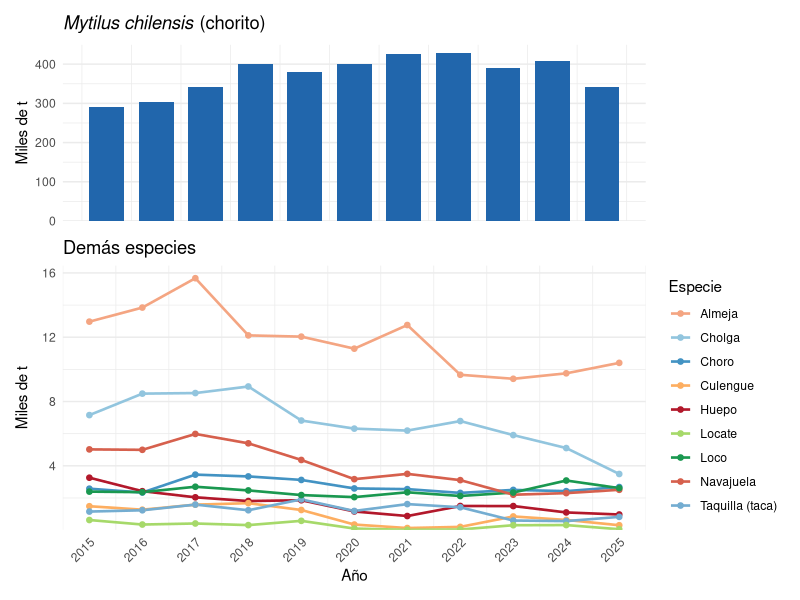

The R source for this figure:
## ---- chunk 1
knitr::opts_chunk$set(echo = FALSE, warning = FALSE, message = FALSE,
                      fig.align = "center", out.width = "88%")
library(ggplot2)
library(dplyr)
library(tidyr)
library(scales)
library(kableExtra)
## ---- chunk 2
anios <- 2015:2025

# Bivalvos (t) — SERNAPESCA
chorito   <- c(290291, 302777, 341044, 399665, 380496, 400304, 425833, 427884, 390505, 406979, 340549)
choro     <- c(  2577,   2339,   3452,   3340,   3121,   2593,   2550,   2315,   2501,   2425,   2679)
cholga    <- c(  7155,   8491,   8526,   8935,   6817,   6314,   6191,   6784,   5911,   5104,   3491)
almeja    <- c( 12970,  13845,  15672,  12114,  12037,  11288,  12759,   9664,   9414,   9754,  10405)
navajuela <- c(  5022,   4995,   5983,   5399,   4364,   3170,   3499,   3109,   2203,   2301,   2508)
huepo     <- c(  3260,   2421,   2040,   1809,   1858,   1160,    876,   1500,   1496,   1100,    971)
culengue  <- c(  1486,   1271,   1585,   1676,   1252,    346,    129,    201,    850,    632,    304)
taquilla  <- c(  1154,   1234,   1587,   1236,   1912,   1191,   1618,   1421,    596,    561,    824)
# Gastrópodos
loco      <- c(  2395,   2361,   2698,   2469,   2180,   2052,   2353,   2123,   2337,   3085,   2613)
locate    <- c(   628,    347,    412,    311,    577,     97,     17,     40,    304,    314,     55)

df_biv <- data.frame(
  Año     = rep(anios, 10),
  Especie = rep(c("Chorito","Choro","Cholga","Almeja","Navajuela",
                  "Huepo","Culengue","Taquilla (taca)","Loco","Locate"), each = 11),
  Desembarque = c(chorito, choro, cholga, almeja, navajuela,
                  huepo, culengue, taquilla, loco, locate),
  Grupo   = rep(c(rep("Bivalvos",8), rep("Gastrópodos",2)), each = 11)
)
## ---- chunk 3
# Panel superior: chorito (escala propia) + Figura inferior: demás especies
df_top <- df_biv |> filter(Especie == "Chorito")
df_rest <- df_biv |> filter(Especie != "Chorito")

p1 <- ggplot(df_top, aes(x = Año, y = Desembarque / 1000)) +
  geom_col(fill = "#2166AC", width = 0.7) +
  scale_x_continuous(breaks = anios) +
  scale_y_continuous(labels = comma, expand = expansion(mult = c(0, 0.05))) +
  labs(x = NULL, y = "Miles de t",
       title = expression(paste(italic("Mytilus chilensis"), " (chorito)"))) +
  theme_minimal(base_size = 11) +
  theme(axis.text.x = element_blank(), panel.grid.major.x = element_blank())

colores <- c("Choro"="#4393C3","Cholga"="#92C5DE","Almeja"="#F4A582",
             "Navajuela"="#D6604D","Huepo"="#B2182B","Culengue"="#FDAE61",
             "Taquilla (taca)"="#74ADD1","Loco"="#1A9850","Locate"="#A6D96A")

p2 <- ggplot(df_rest, aes(x = Año, y = Desembarque / 1000, colour = Especie, group = Especie)) +
  geom_line(linewidth = 0.9) +
  geom_point(size = 1.6) +
  scale_colour_manual(values = colores) +
  scale_x_continuous(breaks = anios) +
  scale_y_continuous(labels = comma, expand = expansion(mult = c(0, 0.05))) +
  labs(x = "Año", y = "Miles de t",
       title = "Demás especies", colour = "Especie") +
  theme_minimal(base_size = 11) +
  theme(legend.position = "right",
        axis.text.x = element_text(angle = 45, hjust = 1),
        panel.grid.major.x = element_blank())

library(patchwork)
p1 / p2 + plot_layout(heights = c(1, 1.5))
## ---- chunk 4
# Tabla resumen: media ± (min–max) por especie
resumen <- df_biv |>
  group_by(Especie, Grupo) |>
  summarise(
    Media = round(mean(Desembarque)),
    Min   = round(min(Desembarque)),
    Max   = round(max(Desembarque)),
    .groups = "drop"
  ) |>
  arrange(Grupo, desc(Media)) |>
  mutate(across(c(Media, Min, Max),
                ~ format(.x, big.mark = ".", decimal.mark = ",")))

kbl(resumen,
    col.names = c("Especie", "Grupo", "Media (t)", "Mín. (t)", "Máx. (t)"),
    caption   = "Estadística descriptiva de desembarques (2015–2025) de los principales bivalvos y gastrópodos de Chile. Fuente: SERNAPESCA (2025).",
    booktabs  = TRUE, align = c("l","l","r","r","r")) |>
  kable_styling(full_width = FALSE,
                latex_options = c("hold_position","striped"),
                bootstrap_options = c("striped","hover")) |>
  pack_rows("Bivalvos", 1, 8) |>
  pack_rows("Gastrópodos", 9, 10) |>
  column_spec(1, italic = TRUE)
## ---- chunk 5
sint <- data.frame(
  Especie = c("*Mytilus chilensis*", "*Choromytilus chorus*", "*Aulacomya atra*",
              "*Venus antiqua*", "*Tagelus dombeii*", "*Ensis macha*",
              "*Gari solida*", "*Protothaca thaca*",
              "*Concholepas concholepas*", "*Thais chocolata*"),
  Nombre  = c("Chorito","Choro zapato","Cholga","Almeja","Navajuela",
               "Huepo","Culengue","Taca","Loco","Locate"),
  Zona    = c("Sur-Austral","Norte-Centro","Centro-Sur","Todo Chile",
               "Centro-Sur","Centro-Sur-Austral","Norte-Centro","Norte",
               "Todo Chile","Norte"),
  Habitat = c("Pelágico/Cultivo","Submareal rocoso","Submareal","Infaunal areno-fangoso",
               "Infaunal arenoso","Infaunal arenoso","Intermareal-Submareal",
               "Infaunal areno-fangoso","Submareal rocoso","Submareal rocoso"),
  Pesqueria = c("Acuicultura","Artesanal/buceo","Acuicultura/artesanal",
                "Artesanal/buceo","Artesanal/marisqueo","Artesanal/buceo",
                "Artesanal/marisqueo","Artesanal/AMERB","AMERB","Artesanal")
)

kbl(sint, booktabs = TRUE, escape = FALSE,
    col.names = c("Especie","Nombre común","Zona principal","Hábitat","Pesquería"),
    caption   = "Características principales de los recursos de bivalvos y gastrópodos analizados en este capítulo.",
    align     = c("l","l","l","l","l")) |>
  kable_styling(full_width = TRUE, latex_options = "hold_position",
                bootstrap_options = c("striped","hover")) |>
  pack_rows("Bivalvos", 1, 8) |>
  pack_rows("Gastrópodos", 9, 10)
